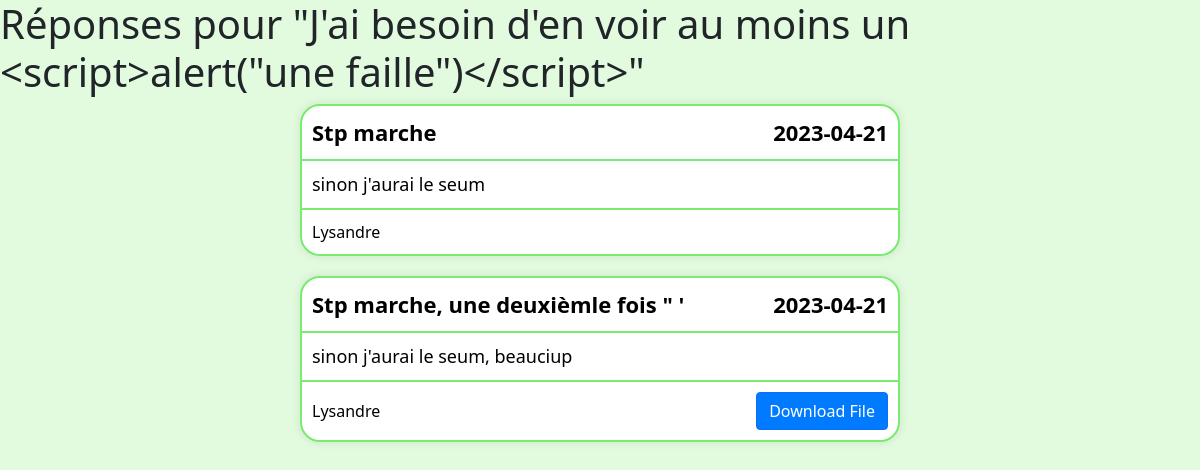
The page /homeworks/1 on the database its author committed.
### app.py (models this page shows)
class Answer(db.Model):
    id = db.Column(db.Integer, primary_key=True)
    homework_id = db.Column(db.Integer)
    title = db.Column(db.String(200), index=True, unique=True)
    content = db.Column(db.String(2000))
    user_id = db.Column(db.String(200))
    due_date = db.Column(db.String(50))
    file_data = db.Column(db.LargeBinary, nullable=True)
    file_name = db.Column(db.String(100), nullable=True)

### app.py (the view)
@app.route('/homeworks/', defaults={'homework_id': None}, methods=['GET'])
@app.route('/homeworks/<int:homework_id>', methods=['GET'])
def homework(homework_id):
    if homework_id:
        homework = Homework.query.get(homework_id)
        answers = Answer.query.filter_by(homework_id=homework_id).all()
        if homework:
            return render_template('homework_answers.html', homework=homework, answers=answers)
        else:
            flash('Homework not found.')
            return redirect(url_for('homeworks'))
    else:
        homework_list = Homework.query.all()
        return render_template('homeworks.html', homework_list=homework_list)

### templates/homework_answers.html (shortened to what this page needs)
<!DOCTYPE html>
<html lang="en">
<head>
    <link rel="stylesheet" href="{{ url_for('static', filename='css/bootstrap.min.css') }}">
</head>
<body>
    <div id="homework-answer-list">
        <h1>Réponses pour "{{ homework.title }}"</h1>
        {% for ans in answers %}
        <div class="answer-card card my-card">
            <div class="card-header">
                <div class="row justify-content-between align-items-center">
                    <div class="col-auto">
                        <p style="font-size: 22px;">{{ ans.title }}</p>
                    </div>
                    <div class="col-auto">
                        <p style="font-size: 22px;">{{ ans.due_date }}</p>
                    </div>
                </div>
            </div>
            <div class="card-header">
                <div class="row justify-content-between align-items-center">
                    <div class="col-auto">
                        <p style="font-size: 18px; font-weight: normal;">{{ ans.content }}</p>
                    </div>
                </div>
            </div>
            <div class="card-footer">
                <div class="row justify-content-between align-items-center">
                    <div class="col-auto">
                        <p style="text-align: left;">{{ ans.user_id }}</p>
                    </div>
                    {% if ans.file_data %}
                    <div class="col-auto">
                        <a href="{{ url_for('download_file', answer_id=ans.id) }}" class="btn btn-primary" style="background-color: #007bff; color: white;">Download File</a>
                    </div>
                    {% endif %}
                </div>
            </div>
        </div>
        {% endfor %}
    </div>
</body>

### templates/homework_answers.html (style rules this page uses)
body { background-color: #e2fbdf; }

### rows shown on the page
Answer: title "Stp marche", due_date "2023-04-21", content "sinon j'aurai le seum", user_id "Lysandre"
Answer: title "Stp marche, une deuxièmle fois \" '", due_date "2023-04-21", content "sinon j'aurai le seum, beauciup", user_id "Lysandre"
